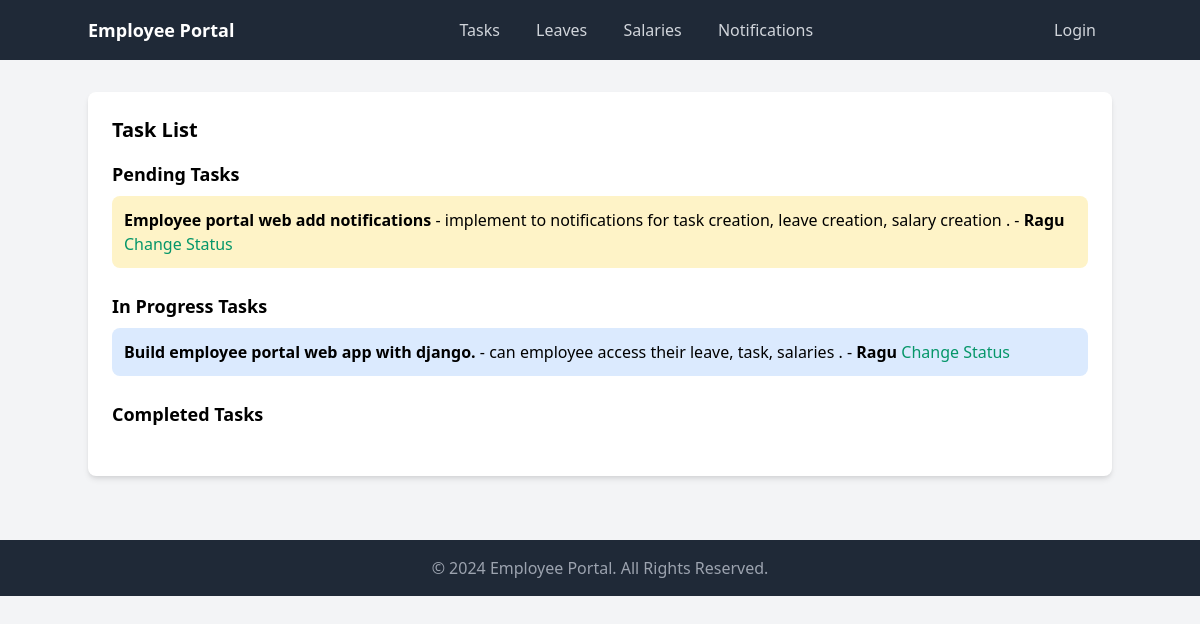
/tasks/, run on the app's committed database.
### portal/models.py (models this page shows, shortened)
class Task(models.Model):
    title = models.CharField(max_length=100)
    description = models.TextField()
    assigned_to = models.ForeignKey(User, on_delete=models.CASCADE)
    due_date = models.DateField()
    status = models.CharField(max_length=20, choices=[
        ('pending', 'Pending'),
        ('in_progress', 'In Progress'),
        ('completed', 'Completed'),
    ])

### portal/views.py (the view)
# urls.py: path('tasks/', views.task_list, name='task_list'),
def task_list(request):
    tasks = Task.objects.all()
    return render(request, 'portal/task_list.html', {'tasks': tasks})

### templates/portal/task_list.html (shortened to what this page needs)
{% extends 'base.html' %}
{% block content %}
<div class="container mx-auto">
    <h2 class="text-xl font-bold mb-4">Task List</h2>
    <h3 class="text-lg font-semibold mb-2">Pending Tasks</h3>
    <ul class="mb-6">
        {% for task in tasks %}
            {% if task.status == 'pending' %}
                <li class="bg-yellow-100 p-3 mb-2 rounded-lg">
                    <strong>{{ task.title }}</strong> - {{ task.description }} - <strong>{{task.assigned_to.username}}</strong>
                    <a href="{% url 'update_task_status' task.id %}" class="text-green-600">Change Status</a>
                </li>
            {% endif %}
        {%empty%}
        <li class="text-gray-600">No tasks found.</li>
        {% endfor %}
    </ul>
    <h3 class="text-lg font-semibold mb-2">In Progress Tasks</h3>
    <ul class="mb-6">
        {% for task in tasks %}
            {% if task.status == 'in_progress' %}
                <li class="bg-blue-100 p-3 mb-2 rounded-lg">
                    <strong>{{ task.title }}</strong> - {{ task.description }} - <strong>{{task.assigned_to.username}}</strong>
                    <a href="{% url 'update_task_status' task.id %}" class="text-green-600">Change Status</a>
                </li>
            {% endif %}
        {%empty%}
        <li class="text-gray-600">No tasks found.</li>
        {% endfor %}
    </ul>
    <h3 class="text-lg font-semibold mb-2">Completed Tasks</h3>
</div>
{% endblock %}

### templates/base.html (shortened to what this page needs)
<!DOCTYPE html>
<html lang="en">
<head>
  <link href="https://cdn.jsdelivr.net/npm/tailwindcss@2.0.2/dist/tailwind.min.css" rel="stylesheet">
</head>
<body class="bg-gray-100">
  <nav class="bg-gray-800 p-4">
    <div class="container mx-auto flex justify-between items-center">
      <a href="{% url 'home' %}" class="text-white text-lg font-semibold">Employee Portal</a>
      <div>
        <a href="{% url 'task_list' %}" class="text-gray-300 hover:text-white mx-4">Tasks</a>
        <a href="{% url 'leave_list' %}" class="text-gray-300 hover:text-white mx-4">Leaves</a>
        <a href="{% url 'salary_list' %}" class="text-gray-300 hover:text-white mx-4">Salaries</a>
        <a href="{% url 'notification_list' %}" class="text-gray-300 hover:text-white mx-4">Notifications</a>
      </div>
      <div>
        {% if user.is_authenticated %}
          <span class="text-gray-300 mr-4">Hello, {{ user.username }}</span>
          <a href="{% url 'logout' %}" class="text-gray-300 hover:text-white">Logout</a>
        {% else %}
          <a href="{% url 'login' %}" class="text-gray-300 hover:text-white mx-4">Login</a>
        {% endif %}
      </div>
    </div>
  </nav>
  <div class="container mx-auto py-8">
    <div class="bg-white shadow-md rounded-lg p-6">
      {% block content %}{% endblock %}
    </div>
  </div>
  <footer class="bg-gray-800 p-4 mt-8">
    <div class="container mx-auto text-center text-gray-400">
      &copy; 2024 Employee Portal. All Rights Reserved.
    </div>
  </footer>
</body>
</html>

### data on the page
Task: title "Employee portal web add notifications", description "implement to notifications for task creation, leave creation, salary creation .", assigned_to.username "Ragu"
Task: title "Build employee portal web app with django.", description "can employee access their leave, task, salaries .", assigned_to.username "Ragu"
